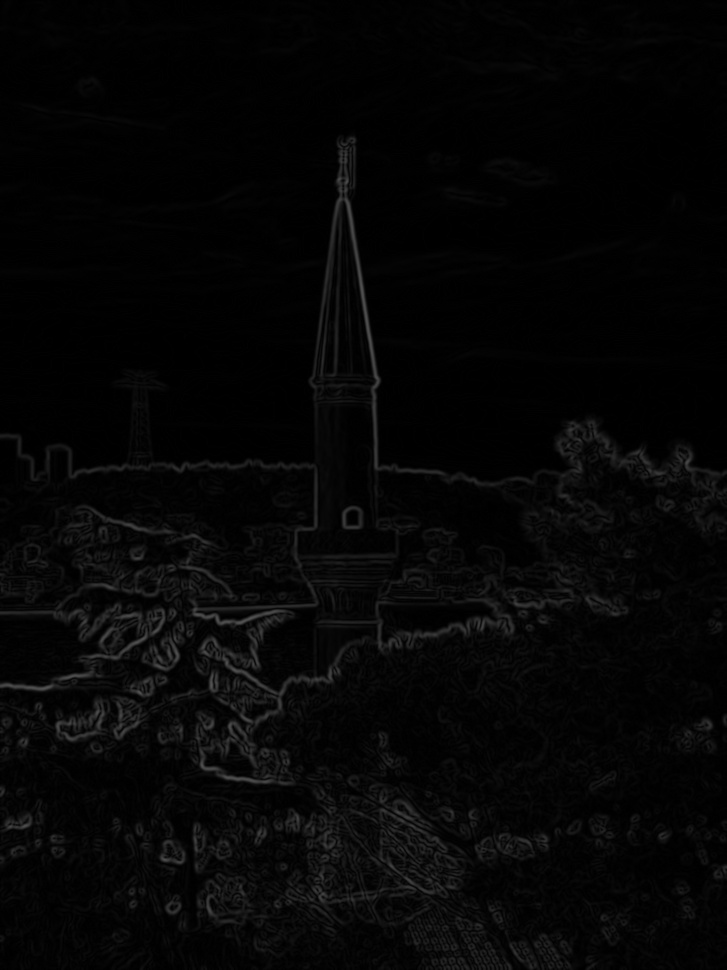
#> input picture Ch12/Figure5/IMG_0255/gradient_magnitude.jpg, 727 x 970 px, shrunk from 3024 x 4032 before the run, found by its file name
$ python additional_steps.py
#> lines starting #> are read from the running program, lines starting #| are printed output that depends on the picture; after the words box and inside, x2 and y2 are one past the last pixel; in counts of white or black regions, pixels touching at a corner belong together
import cv2
import numpy as np

image = cv2.imread('C:\\Users\\indus\\OneDrive\\Desktop\\ImageBook\\MyImplementations\\Ch12\\Figure5\\IMG_0255\\gradient_magnitude.jpg', cv2.IMREAD_GRAYSCALE)
#> image is the input picture: shape (970, 727); min 0, max 84, mean 5.5

threshold_value = 25
_, pruned_edges = cv2.threshold(image, threshold_value, 255, cv2.THRESH_BINARY)
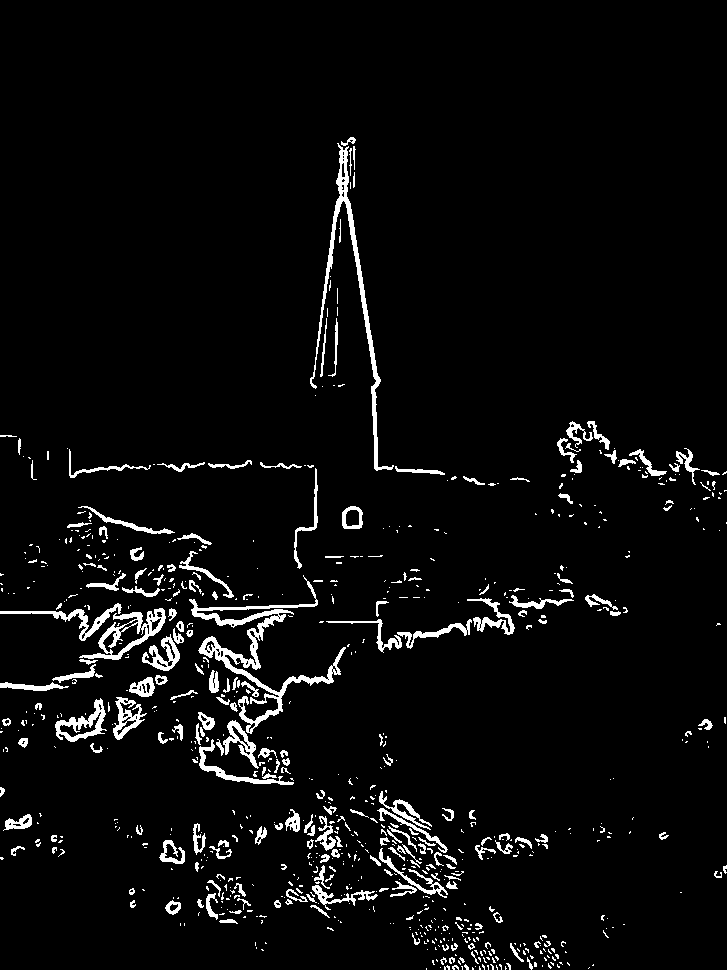
#> pruned_edges: shape (970, 727); 4.4% white; 802 white regions (591 under 20 px)
cv2.imwrite('C:\\Users\\indus\\OneDrive\\Desktop\\ImageBook\\MyImplementations\\Ch12\\Figure5\\IMG_0255\\pruned_edges.jpg', pruned_edges)

contours, _ = cv2.findContours(pruned_edges, cv2.RETR_EXTERNAL, cv2.CHAIN_APPROX_SIMPLE)
#> contours = 801 contours, 655 with area under 20; largest, box (x1, y1, x2, y2) and area: (189, 575, 346, 734) 2775, (310, 143, 394, 471) 1836, (79, 608, 166, 660) 1726, (55, 698, 107, 742) 972, (0, 603, 122, 641) 607

cleaned_image = np.zeros_like(pruned_edges)
for contour in contours:
    area = cv2.contourArea(contour)
    x, y, w, h = cv2.boundingRect(contour)
    aspect_ratio = float(w) / h
    extent = area / (w * h)

    if area < 500:
        continue
    if aspect_ratio > 50 or aspect_ratio < 1 / 50:
        continue
    cv2.drawContours(cleaned_image, [contour], -1, 255)
#> this loop made 801 passes
#> (area, x, y, w, h, aspect_ratio, extent) on passes 4, 6, 7: (0, 440, 967, 1, 1, 1, 0), (1.5, 479, 966, 2, 4, 0.5, 0.188), (0, 475, 966, 1, 1, 1, 0)
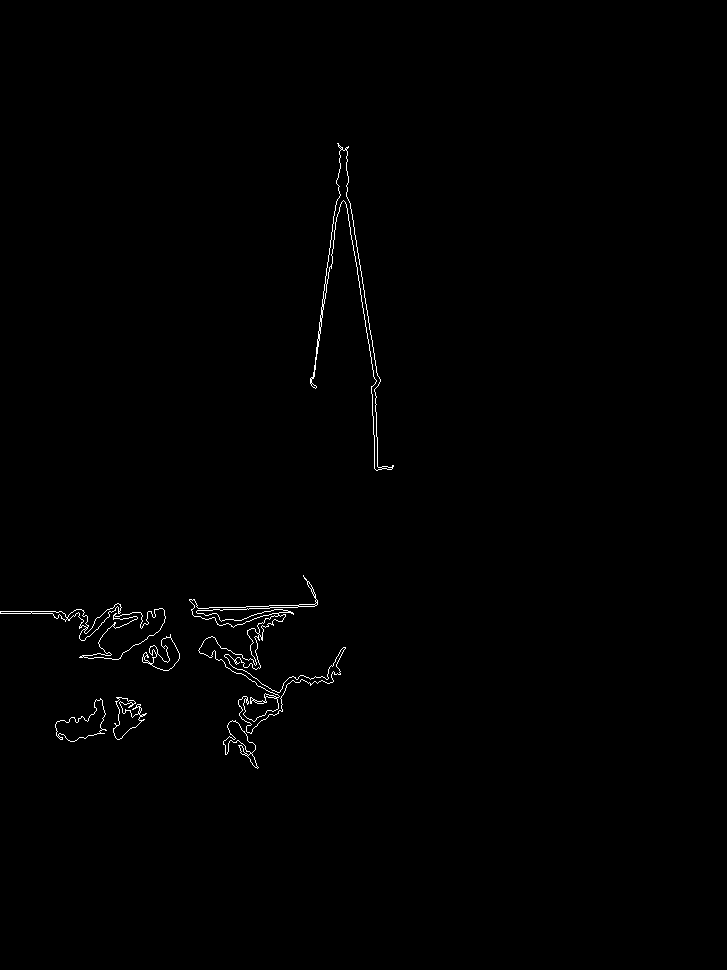
#> cleaned_image: shape (970, 727); 0.56% white in thin lines or dots, all inside (x1, y1, x2, y2) = (0, 143, 394, 769)

cv2.imwrite('C:\\Users\\indus\\OneDrive\\Desktop\\ImageBook\\MyImplementations\\Ch12\\Figure5\\IMG_0255\\removed_shapes.jpg', cleaned_image)

kernel = np.ones((17,17), np.uint8)
closed_edges = cv2.morphologyEx(cleaned_image, cv2.MORPH_CLOSE, kernel)
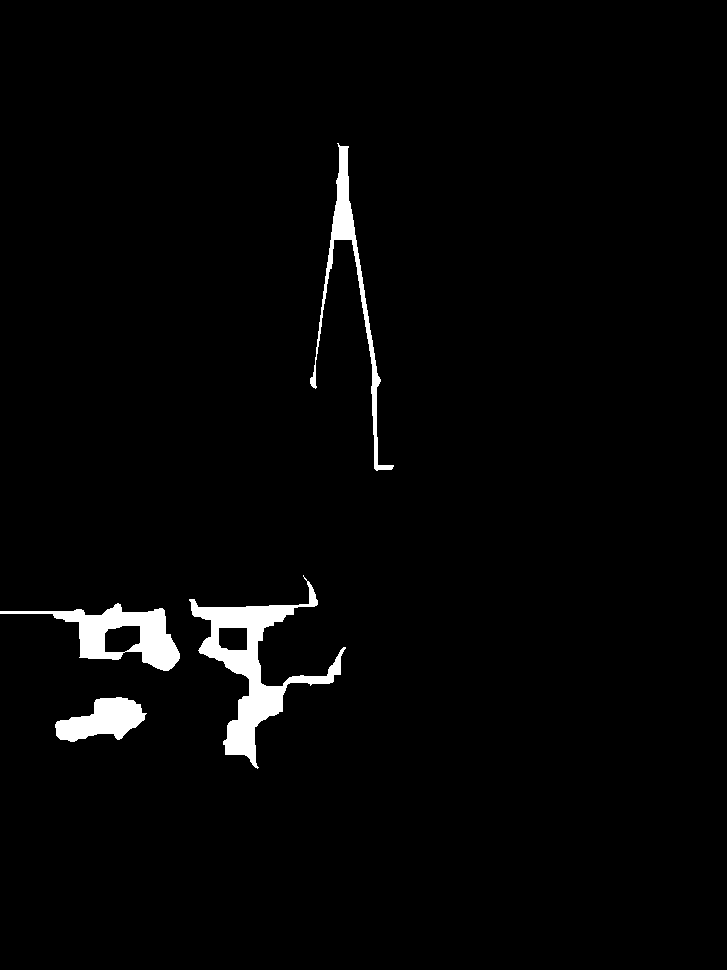
#> closed_edges: shape (970, 727); 2.4% white; 4 white regions, box (x1, y1, x2, y2) and area: (189, 575, 346, 769) 6938, (0, 603, 180, 671) 4193, (310, 143, 394, 471) 3004, (55, 697, 147, 742) 2457
cv2.imwrite('C:\\Users\\indus\\OneDrive\\Desktop\\ImageBook\\MyImplementations\\Ch12\\Figure5\\IMG_0255\\closed_edges.jpg', closed_edges)
